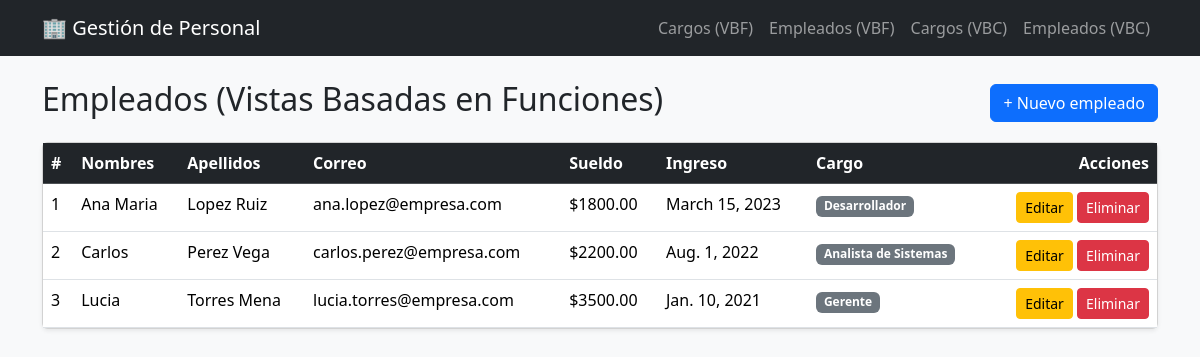
The page /fbv/empleados/ on the database its author committed.
### gestion/models.py (models this page shows, shortened)
class Empleado(models.Model):
    nombres = models.CharField(max_length=100)
    apellidos = models.CharField(max_length=100)
    correo = models.EmailField()
    sueldo = models.DecimalField(max_digits=10, decimal_places=2)
    fecha_ingreso = models.DateField()
    cargo = models.ForeignKey(
        Cargo,
        on_delete=models.PROTECT,   # No permite borrar un cargo que tenga empleados asociados.
        related_name='empleados'    # Permite navegar hacia atrás: cargo.empleados.all()
    )

class Cargo(models.Model):
    nombre = models.CharField(max_length=100)
    descripcion = models.CharField(max_length=200, blank=True, null=True)

### gestion/views.py (the view)
# urls.py: path('fbv/empleados/', views.empleado_lista_fbv, name='empleado_lista_fbv'),
def empleado_lista_fbv(request):
    empleados = Empleado.objects.all()
    return render(request, 'gestion/empleado_list.html', {
        'empleados': empleados,
        'titulo': 'Empleados (Vistas Basadas en Funciones)',
        'url_crear': 'gestion:empleado_crear_fbv',
        'url_editar': 'gestion:empleado_editar_fbv',
        'url_eliminar': 'gestion:empleado_eliminar_fbv',
    })

### gestion/templates/gestion/empleado_list.html
{% extends 'base.html' %}
{% block content %}
<div class="d-flex justify-content-between align-items-center mb-3">
    <h2>{{ titulo }}</h2>
    <a href="{% url url_crear %}" class="btn btn-primary">+ Nuevo empleado</a>
</div>
<div class="card shadow-sm">
    <table class="table table-hover mb-0">
        <thead class="table-dark">
            <tr>
                <th>#</th>
                <th>Nombres</th>
                <th>Apellidos</th>
                <th>Correo</th>
                <th>Sueldo</th>
                <th>Ingreso</th>
                <th>Cargo</th>
                <th class="text-end">Acciones</th>
            </tr>
        </thead>
        <tbody>
            {% for empleado in empleados %}
            <tr>
                <td>{{ empleado.id }}</td>
                <td>{{ empleado.nombres }}</td>
                <td>{{ empleado.apellidos }}</td>
                <td>{{ empleado.correo }}</td>
                <td>${{ empleado.sueldo }}</td>
                <td>{{ empleado.fecha_ingreso }}</td>
                <td><span class="badge bg-secondary">{{ empleado.cargo.nombre }}</span></td>
                <td class="text-end">
                    <a href="{% url url_editar empleado.pk %}" class="btn btn-sm btn-warning">Editar</a>
                    <a href="{% url url_eliminar empleado.pk %}" class="btn btn-sm btn-danger">Eliminar</a>
                </td>
            </tr>
            {% empty %}
            <tr><td colspan="8" class="text-center text-muted py-4">No hay empleados registrados.</td></tr>
            {% endfor %}
        </tbody>
    </table>
</div>
{% endblock %}

### gestion/templates/base.html (shortened to what this page needs)
{% load static %}
<!DOCTYPE html>
<html lang="es">
<head>
    <link href="https://cdn.jsdelivr.net/npm/bootstrap@5.3.3/dist/css/bootstrap.min.css" rel="stylesheet">
</head>
<body class="bg-light">
    <nav class="navbar navbar-expand-lg navbar-dark bg-dark">
        <div class="container">
            <a class="navbar-brand" href="{% url 'gestion:home' %}">🏢 Gestión de Personal</a>
            <div class="collapse navbar-collapse" id="nav">
                <ul class="navbar-nav ms-auto">
                    <li class="nav-item">
                        <a class="nav-link" href="{% url 'gestion:cargo_lista_fbv' %}">Cargos (VBF)</a>
                    </li>
                    <li class="nav-item">
                        <a class="nav-link" href="{% url 'gestion:empleado_lista_fbv' %}">Empleados (VBF)</a>
                    </li>
                    <li class="nav-item">
                        <a class="nav-link" href="{% url 'gestion:cargo_lista_cbv' %}">Cargos (VBC)</a>
                    </li>
                    <li class="nav-item">
                        <a class="nav-link" href="{% url 'gestion:empleado_lista_cbv' %}">Empleados (VBC)</a>
                    </li>
                </ul>
            </div>
        </div>
    </nav>
    <main class="container my-4">
        {% block content %}{% endblock %}
    </main>
</body>
</html>

### rows shown on the page
Empleado: id "1", nombres "Ana Maria", apellidos "Lopez Ruiz", correo "ana.lopez@empresa.com", sueldo "1800.00", fecha_ingreso "March 15, 2023", cargo.nombre "Desarrollador"
Empleado: id "2", nombres "Carlos", apellidos "Perez Vega", correo "carlos.perez@empresa.com", sueldo "2200.00", fecha_ingreso "Aug. 1, 2022", cargo.nombre "Analista de Sistemas"
Empleado: id "3", nombres "Lucia", apellidos "Torres Mena", correo "lucia.torres@empresa.com", sueldo "3500.00", fecha_ingreso "Jan. 10, 2021", cargo.nombre "Gerente"

### other values the page prints
{{ titulo }} "Empleados (Vistas Basadas en Funciones)"
